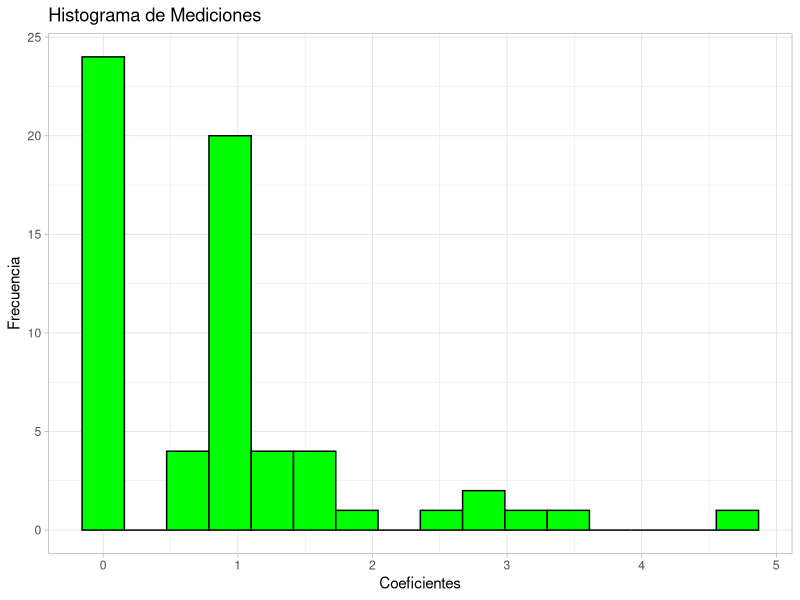
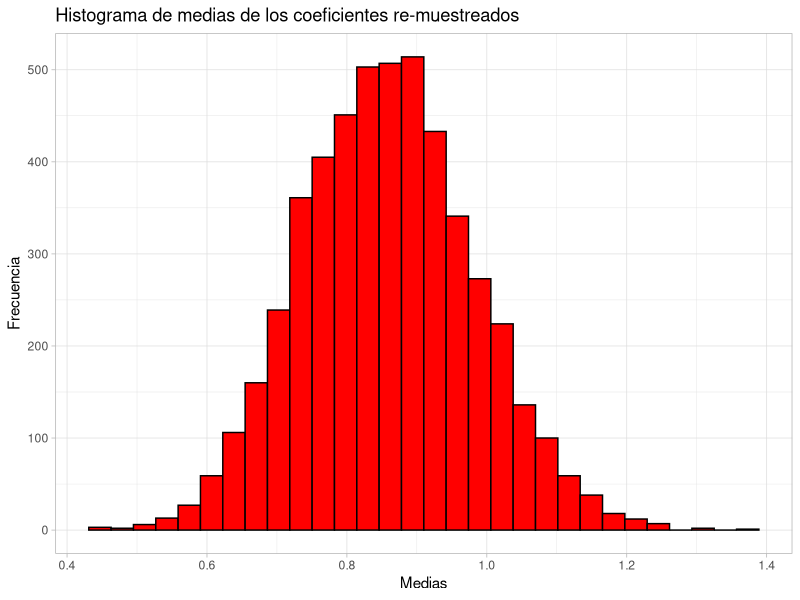
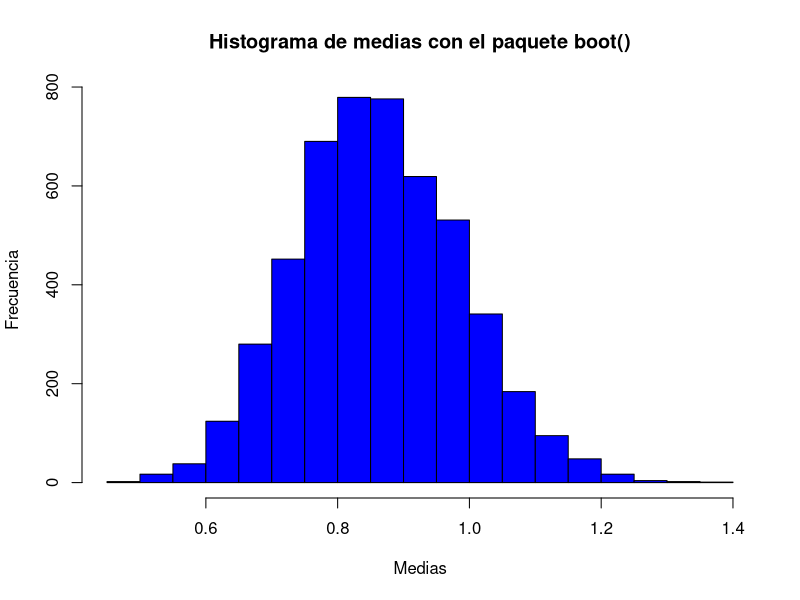

These figures' R source, in order:
#install.packages("dplyr")
#install.packages("ggplot2")
library(dplyr)
library(ggplot2)
setwd("C:/....")
data <- read.csv("resultado.csv")

goles <- select(data, FTHG, FTAG)
goles_tabla <- table(goles)

goles_casa <- margin.table(goles_tabla,1)
goles_visita <- margin.table(goles_tabla,2)

prob.casa <- prop.table(goles_casa)
prob.visita <- prop.table(goles_visita)
prob.conjunta <- prop.table(goles_tabla)

prob.casa.df <- as.data.frame(prob.casa)
prob.visita.df <- as.data.frame(prob.visita)
prob.conjunta.df <- as.data.frame(prob.conjunta)


#Hasta aquí es el procedimiento del postwork03

#Cálculo de los productos de las probabilidades marginales

for (i in 1:length(prob.visita.df$Freq)){
  for (j in 1:length(prob.casa.df$Freq)){
    x <- data.frame( "FTHG" = j-1, "FTAG" = i-1, "Freq" = (prob.visita.df$Freq[i])*(prob.casa.df$Freq[j]))
    if (i==1 && j==1 ){
      prob.producto.df <- x
    } else {
      prob.producto.df <- rbind(prob.producto.df,x)
    }
    
  }
}

#Para comparar los df
prob.producto.df
prob.conjunta.df

#Se hace la división, si da 1 es porque las variables son independientes 
coef <- (prob.conjunta.df$Freq)/(prob.producto.df$Freq)


#Se hace un dataframe para observar en que casos casi da 1
coef.df <- data.frame( "FTHG" = prob.conjunta.df$FTHG , "FTAG" = prob.conjunta.df$FTAG , "Conjun" = prob.conjunta.df$Freq, 
                       "Prod" = prob.producto.df$Freq,"Coef" = coef )

coef.df

#Se revisa la media y desviación de las divisiones, así como el histograma

mean(coef)
sd(coef)

coef.df %>%
  ggplot() + 
  aes(Coef) +
  geom_histogram(bins = 16, col="black", fill = "green") + 
  ggtitle("Histograma de Mediciones") +
  ylab("Frecuencia") +
  xlab("Coeficientes") + 
  theme_light()

#Aquí empieza el método de bootstrap 
medias <- numeric(5000) #vector de ceros

#Medias de remuestreos
for (i in 1:5000){
  muestra <- sample(coef, replace = T)
  medias[i] <- mean(muestra)
}

#Histograma de las medias
medias.df <- data.frame( "Medias" = medias)


medias.df %>%
  ggplot() + 
  aes(Medias) +
  geom_histogram(col="black", fill = "red") + 
  ggtitle("Histograma de medias de los coeficientes re-muestreados") +
  ylab("Frecuencia") +
  xlab("Medias") + 
  theme_light()


#Media de las medias y desviación
mean(medias)
sd(medias)

#Intervalo de confianza 
quantile(medias, c(0.025, 0.975))

#aplicando el paquete boot de R

library(boot)

coefdf <- data.frame(coef)


#Función que hará de estadístico
media <- function(coefdf, cocientes)
{
  d=coefdf[cocientes,]
  mean(d)
}


#Remuestreo
replicas <- boot(data=coefdf, statistic = media, R=5000)


names(replicas)
hist(replicas$t , main = "Histograma de medias con el paquete boot()",
     xlab = "Medias", ylab = "Frecuencia", col = "blue")


mean(replicas$t)
sd(replicas$t)
